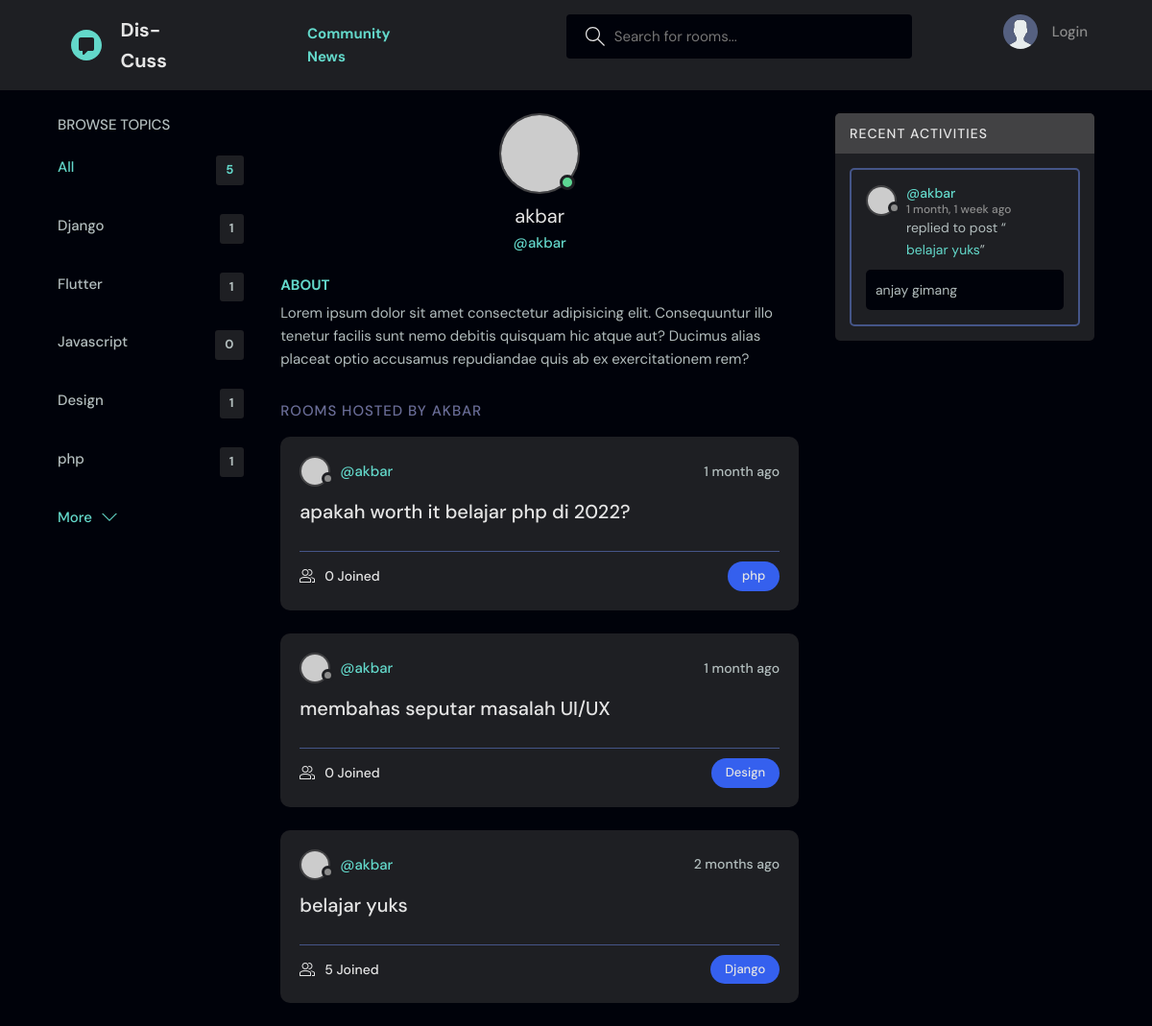
The app's page /profile/1 with its own data.
### base/models.py (models this page shows, shortened)
class Topic(models.Model):
    name = models.CharField(max_length=200)

class Room(models.Model):
    host = models.ForeignKey(User, on_delete=models.SET_NULL, null=True)
    topic = models.ForeignKey(Topic, on_delete=models.SET_NULL, null=True)
    name = models.CharField(max_length=200)
    description = models.TextField(null=True, blank=True)
    participants = models.ManyToManyField(User, related_name='participants', blank=True)
    updated = models.DateTimeField(auto_now=True)
    created = models.DateTimeField(auto_now_add=True)
    class Meta:
        ordering = ['-updated', '-created']
    def __str__(self):
        return self.name

class Message(models.Model):
    user = models.ForeignKey(User, on_delete=models.CASCADE)
    room = models.ForeignKey(Room, on_delete=models.CASCADE)
    body = models.TextField()
    updated = models.DateTimeField(auto_now=True)
    created = models.DateTimeField(auto_now_add=True)
    class Meta:
        ordering = ['-updated', '-created']

### base/views.py (the view)
# urls.py: path('profile/<str:pk>', views.userProfile, name="user-profile"),
def userProfile(request, pk):
    user = User.objects.get(id=pk)
    rooms = user.room_set.all()
    room_messages = user.message_set.all()
    topics = Topic.objects.all()
    context = {'user': user, 'rooms': rooms, 'topics': topics, 'room_messages': room_messages}
    return render(request, 'base/pages/profile/profile.html', context)

### base/templates/base/pages/profile/profile.html (shortened to what this page needs)
{% extends 'main.html' %}
{% block content %}
    <main class="profile-page layout layout--3">
        <div class="container">
            {% include 'base/component/topic_component.html' %}
            <div class="roomList">
                <div class="profile">
                    <div class="profile__avatar">
                        <div class="avatar avatar--large active">
                            <img src="https://randomuser.me/api/portraits/men/11.jpg"/>
                        </div>
                    </div>
                    <div class="profile__info">
                        <h3>{{ user.username}}</h3>
                        <p id="user-color">@{{ user.username }}</p>
                    </div>
                    <div class="profile__about">
                        <h3>About</h3>
                        <p>
                            Lorem ipsum dolor sit amet consectetur adipisicing elit. Consequuntur illo tenetur
                            facilis sunt nemo debitis quisquam hic atque aut? Ducimus alias placeat optio
                            accusamus repudiandae quis ab ex exercitationem rem?
                        </p>
                    </div>
                </div>
                <div class="roomList__header">
                    <div class>
                        <h2>Rooms Hosted by {{ user.username }} </a>
                        </h2>
                    </div>
                </div>
                {% include 'base/component/feed_component.html' %}
            </div>
            {% include 'base/component/activity_component.html' %}
        </div>
    </main>
{% endblock content %}

### templates/main.html (shortened to what this page needs)
<!DOCTYPE html>
{% load static %}
<html lang="en">
<head>
    <link rel="stylesheet" href="{% static 'styles/style.css' %}"/>
</head>
<body>
{% include 'navbar.html' %}
{% block content %}
{% endblock %}
</body>
</html>

### templates/navbar.html (shortened to what this page needs)
{% load static %}
<header class="header header--loggedIn">
    <div class="container">
        <a href="{% url 'home' %}" class="header__logo">
            <img src="{% static 'images/logo1.svg' %}"/>
            <h1>Dis-Cuss</h1>
        </a>
        <div class="text-nav">
            <a href="{% url 'home' %}">
                <h4>Community</h4>
            </a>
            <a href="{% url 'news' %}">
                <h4>News</h4>
            </a>
        </div>
        <form class="header__search" method="GET" action="{% url 'home' %}">
            <label>
                <input name="q" placeholder="Search for rooms..."/>
            </label>
        </form>
        <nav class="header__menu">
            {% if request.user.is_authenticated %}
                <div class="header__user">
                    <a href="{% url 'user-profile' user.id %}">
                        <div class="avatar avatar--medium active">
                            <img src="https://randomuser.me/api/portraits/men/37.jpg"/>
                        </div>
                        <p>{{ request.user.username }} <span id="user-color">@{{ request.user.username }}</span></p>
                    </a>
                    <button class="dropdown-button">
                        <svg version="1.1" xmlns="http://www.w3.org/2000/svg" width="32" height="32"
                             viewBox="0 0 32 32">
                            <title>chevron-down</title>
                            <path d="M16 21l-13-13h-3l16 16 16-16h-3l-13 13z"></path>
                        </svg>
                    </button>
                </div>
            {% else %}
                <a href="{% url 'login' %}">
                    <img src="{% static 'images/avatar.svg' %}"/>
                    <p>Login</p>
                </a>
            {% endif %}
        </nav>
    </div>
</header>

### base/templates/base/component/topic_component.html
<div class="topics">
    <div class="topics__header">
        <h2>Browse Topics</h2>
    </div>
     <ul class="topics__list">
        <li>
            <a href="{% url 'home' %}" class="active">All <span>{{topics.count}}</span></a>
        </li>
        {% for topic in topics %}
        <li>
            <a href="{% url 'home' %}?q={{topic.name}}">{{topic.name}}<span>{{topic.room_set.all.count}}</span></a>
        </li>
        {% endfor %}
    </ul>
    <a class="btn btn--link" href="topics.html">
        More
        <svg version="1.1" xmlns="http://www.w3.org/2000/svg" width="32" height="32" viewBox="0 0 32 32">
            <title>chevron-down</title>
            <path d="M16 21l-13-13h-3l16 16 16-16h-3l-13 13z"></path>
        </svg>
    </a>
</div>

### base/templates/base/component/feed_component.html (shortened to what this page needs)
{% for room in rooms %}
    <div class="roomListRoom">
        <div class="roomListRoom__header">
            <a href="{% url 'user-profile' room.host.id %}" class="roomListRoom__author">
                <div class="avatar avatar--small">
                    <img src="https://randomuser.me/api/portraits/women/11.jpg"/>
                </div>
                <span>@{{ room.host.username }}</span>
            </a>
            <div class="roomListRoom__actions">
                <span>{{ room.created|timesince }} ago</span>
            </div>
        </div>
        <div class="roomListRoom__content">
            <a href="{% url 'room' room.id %}">{{ room.name }}</a>
        </div>
        <div class="roomListRoom__meta">
            <a href="{% url 'room' room.id %}" class="roomListRoom__joined">
                {{ room.participants.all.count }} Joined
            </a>
            <p class="roomListRoom__topic">{{ room.topic.name }}</p>
        </div>
    </div>
{% endfor %}

### base/templates/base/component/activity_component.html (shortened to what this page needs)
<div class="activities">
    <div class="activities__header">
        <h2>Recent Activities</h2>
    </div>
    {% for message in room_messages %}
        <div class="activities__box">
            <div class="activities__boxHeader roomListRoom__header">
                <a href="{% url 'user-profile' message.user.id %}" class="roomListRoom__author">
                    <div class="avatar avatar--small">
                        <img src="https://randomuser.me/api/portraits/women/11.jpg"/>
                    </div>
                    <p>
                        @{{ message.user }}
                        <span>{{ message.created|timesince }} ago</span>
                    </p>
                </a>
            </div>
            <div class="activities__boxContent">
                <p>replied to post “<a href="{% url 'room' message.room.id %}" id="user-color">{{ message.room }}</a>”</p>
                <div class="activities__boxRoomContent">
                    {{ message.body }}
                </div>
            </div>
        </div>
    {% endfor %}
</div>

### templates/navbar.html (style rules this page uses)
.text-nav { margin: auto; }
.text-nav a { margin-left: 20px; margin-right: 20px; }

### records on screen
Topic: name "Django", room_set.all.count "1"
Topic: name "Flutter", room_set.all.count "1"
Topic: name "Javascript", room_set.all.count "0"
Topic: name "Design", room_set.all.count "1"
Topic: name "php", room_set.all.count "1"
Room: host.username "akbar", created "1 month", name "apakah worth it belajar php di 2022?", participants.all.count "0", topic.name "php"
Room: host.username "akbar", created "1 month", name "membahas seputar masalah UI/UX", participants.all.count "0", topic.name "Design"
Room: host.username "akbar", created "2 months", name "belajar yuks", participants.all.count "5", topic.name "Django"
Message: user "akbar", created "1 month, 1 week", room "belajar yuks", body "anjay gimang"

### other values on screen
{{ topics.count }} "5"
{{ user.username }} "akbar"
{{ user.username }} "AKBAR"
